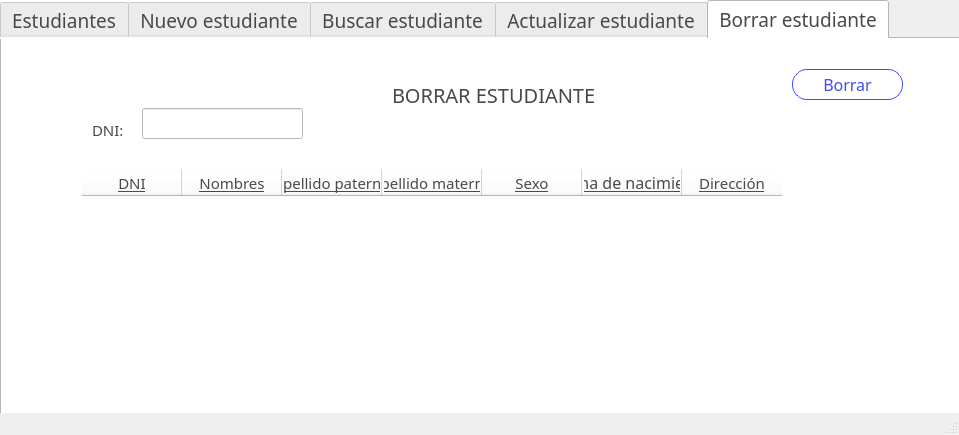
<?xml version="1.0" encoding="UTF-8"?>
<ui version="4.0">
 <class>MainWindow</class>
 <widget class="QMainWindow" name="MainWindow">
  <property name="geometry">
   <rect>
    <x>0</x>
    <y>0</y>
    <width>959</width>
    <height>435</height>
   </rect>
  </property>
  <property name="windowTitle">
   <string>Estudiante</string>
  </property>
  <property name="styleSheet">
   <string notr="true"/>
  </property>
  <widget class="QWidget" name="centralwidget">
   <widget class="QTabWidget" name="pantalla">
    <property name="geometry">
     <rect>
      <x>0</x>
      <y>0</y>
      <width>961</width>
      <height>431</height>
     </rect>
    </property>
    <property name="minimumSize">
     <size>
      <width>681</width>
      <height>400</height>
     </size>
    </property>
    <property name="font">
     <font>
      <family>Product Sans</family>
      <pointsize>14</pointsize>
      <weight>50</weight>
      <italic>false</italic>
      <bold>false</bold>
      <underline>false</underline>
      <strikeout>false</strikeout>
      <kerning>true</kerning>
     </font>
    </property>
    <property name="mouseTracking">
     <bool>false</bool>
    </property>
    <property name="styleSheet">
     <string notr="true">background-color: rgb(255, 255, 255);
color: #494949;</string>
    </property>
    <property name="currentIndex">
     <number>4</number>
    </property>
    <property name="iconSize">
     <size>
      <width>20</width>
      <height>20</height>
     </size>
    </property>
    <widget class="QWidget" name="tab_5">
     <attribute name="icon">
      <iconset>
       <normaloff>img/google-5.svg</normaloff>img/google-5.svg</iconset>
     </attribute>
     <attribute name="title">
      <string>Estudiantes</string>
     </attribute>
     <widget class="QPushButton" name="bt_refrescar">
      <property name="geometry">
       <rect>
        <x>790</x>
        <y>30</y>
        <width>111</width>
        <height>31</height>
       </rect>
      </property>
      <property name="font">
       <font>
        <family>Product Sans</family>
        <pointsize>12</pointsize>
        <weight>50</weight>
        <italic>false</italic>
        <bold>false</bold>
        <strikeout>false</strikeout>
       </font>
      </property>
      <property name="styleSheet">
       <string notr="true">QPushButton{
	background-color:transparent;
	color:#404eed;
	border: 1px solid #404eed;
	border-radius: 15px;
}

QPushButton:hover {
	background-color: rgba(64,78,237,0.05);
}</string>
      </property>
      <property name="text">
       <string>Actualizar</string>
      </property>
      <property name="autoExclusive">
       <bool>false</bool>
      </property>
      <property name="default">
       <bool>false</bool>
      </property>
     </widget>
     <widget class="QTableWidget" name="tabla_productos">
      <property name="geometry">
       <rect>
        <x>80</x>
        <y>130</y>
        <width>931</width>
        <height>271</height>
       </rect>
      </property>
      <property name="font">
       <font>
        <family>Product Sans</family>
        <pointsize>11</pointsize>
        <kerning>true</kerning>
       </font>
      </property>
      <property name="styleSheet">
       <string notr="true">border: none;</string>
      </property>
      <property name="lineWidth">
       <number>1</number>
      </property>
      <column>
       <property name="text">
        <string>DNI</string>
       </property>
       <property name="font">
        <font>
         <family>Product Sans</family>
         <pointsize>11</pointsize>
         <underline>true</underline>
        </font>
       </property>
      </column>
      <column>
       <property name="text">
        <string>Nombres</string>
       </property>
       <property name="font">
        <font>
         <family>Product Sans</family>
         <pointsize>11</pointsize>
         <weight>50</weight>
         <bold>false</bold>
         <underline>true</underline>
         <kerning>true</kerning>
        </font>
       </property>
      </column>
      <column>
       <property name="text">
        <string>Apellido paterno</string>
       </property>
       <property name="font">
        <font>
         <family>Product Sans</family>
         <pointsize>11</pointsize>
         <underline>true</underline>
        </font>
       </property>
      </column>
      <column>
       <property name="text">
        <string>Apellido materno</string>
       </property>
       <property name="font">
        <font>
         <family>Product Sans</family>
         <pointsize>11</pointsize>
         <underline>true</underline>
        </font>
       </property>
      </column>
      <column>
       <property name="text">
        <string>Sexo</string>
       </property>
       <property name="font">
        <font>
         <family>Product Sans</family>
         <pointsize>11</pointsize>
         <underline>true</underline>
        </font>
       </property>
      </column>
      <column>
       <property name="text">
        <string>Fecha de nacimiento</string>
       </property>
       <property name="font">
        <font>
         <family>Product Sans</family>
         <pointsize>12</pointsize>
         <underline>true</underline>
        </font>
       </property>
      </column>
      <column>
       <property name="text">
        <string>Dirección</string>
       </property>
       <property name="font">
        <font>
         <family>Product Sans</family>
         <pointsize>11</pointsize>
         <underline>true</underline>
        </font>
       </property>
      </column>
     </widget>
     <widget class="QLabel" name="label_19">
      <property name="geometry">
       <rect>
        <x>380</x>
        <y>40</y>
        <width>221</width>
        <height>31</height>
       </rect>
      </property>
      <property name="font">
       <font>
        <family>Product Sans</family>
        <pointsize>15</pointsize>
        <weight>50</weight>
        <bold>false</bold>
       </font>
      </property>
      <property name="text">
       <string>LISTA DE ESTUDIANTES</string>
      </property>
     </widget>
    </widget>
    <widget class="QWidget" name="tab_2">
     <attribute name="icon">
      <iconset>
       <normaloff>img/google-2.svg</normaloff>img/google-2.svg</iconset>
     </attribute>
     <attribute name="title">
      <string>Nuevo estudiante</string>
     </attribute>
     <widget class="QLineEdit" name="lneDireccion">
      <property name="geometry">
       <rect>
        <x>200</x>
        <y>290</y>
        <width>221</width>
        <height>31</height>
       </rect>
      </property>
      <property name="font">
       <font>
        <family>Product Sans</family>
        <pointsize>11</pointsize>
       </font>
      </property>
     </widget>
     <widget class="QLineEdit" name="codigoA">
      <property name="geometry">
       <rect>
        <x>200</x>
        <y>110</y>
        <width>221</width>
        <height>31</height>
       </rect>
      </property>
      <property name="font">
       <font>
        <family>Product Sans</family>
        <pointsize>11</pointsize>
       </font>
      </property>
     </widget>
     <widget class="QLineEdit" name="nombreA">
      <property name="geometry">
       <rect>
        <x>630</x>
        <y>110</y>
        <width>221</width>
        <height>31</height>
       </rect>
      </property>
      <property name="font">
       <font>
        <family>Product Sans</family>
        <pointsize>11</pointsize>
       </font>
      </property>
     </widget>
     <widget class="QLineEdit" name="modeloA">
      <property name="geometry">
       <rect>
        <x>200</x>
        <y>170</y>
        <width>221</width>
        <height>31</height>
       </rect>
      </property>
      <property name="font">
       <font>
        <family>Product Sans</family>
        <pointsize>11</pointsize>
       </font>
      </property>
     </widget>
     <widget class="QLineEdit" name="precioA">
      <property name="geometry">
       <rect>
        <x>630</x>
        <y>170</y>
        <width>221</width>
        <height>31</height>
       </rect>
      </property>
      <property name="font">
       <font>
        <family>Product Sans</family>
        <pointsize>11</pointsize>
       </font>
      </property>
     </widget>
     <widget class="QLineEdit" name="cantidadA">
      <property name="geometry">
       <rect>
        <x>200</x>
        <y>230</y>
        <width>221</width>
        <height>31</height>
       </rect>
      </property>
      <property name="font">
       <font>
        <family>Product Sans</family>
        <pointsize>11</pointsize>
       </font>
      </property>
     </widget>
     <widget class="QLabel" name="label_2">
      <property name="geometry">
       <rect>
        <x>150</x>
        <y>120</y>
        <width>41</width>
        <height>21</height>
       </rect>
      </property>
      <property name="font">
       <font>
        <family>Product Sans</family>
        <pointsize>11</pointsize>
       </font>
      </property>
      <property name="text">
       <string>DNI:</string>
      </property>
     </widget>
     <widget class="QLabel" name="label_3">
      <property name="geometry">
       <rect>
        <x>70</x>
        <y>180</y>
        <width>121</width>
        <height>21</height>
       </rect>
      </property>
      <property name="font">
       <font>
        <family>Product Sans</family>
        <pointsize>11</pointsize>
       </font>
      </property>
      <property name="text">
       <string>Apellido paterno:</string>
      </property>
     </widget>
     <widget class="QLabel" name="label_5">
      <property name="geometry">
       <rect>
        <x>150</x>
        <y>240</y>
        <width>41</width>
        <height>21</height>
       </rect>
      </property>
      <property name="font">
       <font>
        <family>Product Sans</family>
        <pointsize>11</pointsize>
       </font>
      </property>
      <property name="text">
       <string>Sexo:</string>
      </property>
     </widget>
     <widget class="QLabel" name="label_14">
      <property name="geometry">
       <rect>
        <x>120</x>
        <y>300</y>
        <width>71</width>
        <height>21</height>
       </rect>
      </property>
      <property name="font">
       <font>
        <family>Product Sans</family>
        <pointsize>11</pointsize>
       </font>
      </property>
      <property name="text">
       <string>Dirección:</string>
      </property>
     </widget>
     <widget class="QLabel" name="label_16">
      <property name="geometry">
       <rect>
        <x>500</x>
        <y>180</y>
        <width>121</width>
        <height>21</height>
       </rect>
      </property>
      <property name="font">
       <font>
        <family>Product Sans</family>
        <pointsize>11</pointsize>
       </font>
      </property>
      <property name="text">
       <string>Apellido materno:</string>
      </property>
     </widget>
     <widget class="QLabel" name="label_6">
      <property name="geometry">
       <rect>
        <x>540</x>
        <y>120</y>
        <width>81</width>
        <height>21</height>
       </rect>
      </property>
      <property name="font">
       <font>
        <family>Product Sans</family>
        <pointsize>11</pointsize>
       </font>
      </property>
      <property name="text">
       <string>Nombre(s):</string>
      </property>
     </widget>
     <widget class="QLabel" name="label_17">
      <property name="geometry">
       <rect>
        <x>480</x>
        <y>240</y>
        <width>151</width>
        <height>21</height>
       </rect>
      </property>
      <property name="font">
       <font>
        <family>Product Sans</family>
        <pointsize>11</pointsize>
       </font>
      </property>
      <property name="text">
       <string>Fecha de nacimiento:</string>
      </property>
     </widget>
     <widget class="QPushButton" name="bt_agregar">
      <property name="geometry">
       <rect>
        <x>700</x>
        <y>310</y>
        <width>111</width>
        <height>31</height>
       </rect>
      </property>
      <property name="font">
       <font>
        <family>Product Sans</family>
        <pointsize>12</pointsize>
        <weight>50</weight>
        <italic>false</italic>
        <bold>false</bold>
        <strikeout>false</strikeout>
       </font>
      </property>
      <property name="styleSheet">
       <string notr="true">QPushButton{
	background-color:transparent;
	color:#404eed;
	border: 1px solid #404eed;
	border-radius: 15px;
}

QPushButton:hover {
	background-color: rgba(64,78,237,0.05);
}</string>
      </property>
      <property name="text">
       <string>Registrar</string>
      </property>
      <property name="autoExclusive">
       <bool>false</bool>
      </property>
      <property name="default">
       <bool>false</bool>
      </property>
     </widget>
     <widget class="QLabel" name="label_4">
      <property name="geometry">
       <rect>
        <x>380</x>
        <y>40</y>
        <width>221</width>
        <height>31</height>
       </rect>
      </property>
      <property name="font">
       <font>
        <family>Product Sans</family>
        <pointsize>15</pointsize>
        <weight>50</weight>
        <bold>false</bold>
       </font>
      </property>
      <property name="text">
       <string>REGISTRAR ESTUDIANTE</string>
      </property>
     </widget>
     <widget class="QDateEdit" name="lneFechaNacimiento">
      <property name="geometry">
       <rect>
        <x>630</x>
        <y>230</y>
        <width>221</width>
        <height>31</height>
       </rect>
      </property>
      <property name="font">
       <font>
        <family>Product Sans</family>
        <pointsize>11</pointsize>
       </font>
      </property>
     </widget>
    </widget>
    <widget class="QWidget" name="tab">
     <attribute name="icon">
      <iconset>
       <normaloff>img/google-4.svg</normaloff>img/google-4.svg</iconset>
     </attribute>
     <attribute name="title">
      <string>Buscar estudiante</string>
     </attribute>
     <widget class="QLineEdit" name="codigoB">
      <property name="geometry">
       <rect>
        <x>140</x>
        <y>60</y>
        <width>161</width>
        <height>31</height>
       </rect>
      </property>
      <property name="font">
       <font>
        <family>Product Sans</family>
        <pointsize>11</pointsize>
       </font>
      </property>
      <property name="text">
       <string/>
      </property>
     </widget>
     <widget class="QLabel" name="label_15">
      <property name="geometry">
       <rect>
        <x>390</x>
        <y>40</y>
        <width>221</width>
        <height>31</height>
       </rect>
      </property>
      <property name="font">
       <font>
        <family>Product Sans</family>
        <pointsize>15</pointsize>
        <weight>50</weight>
        <bold>false</bold>
       </font>
      </property>
      <property name="text">
       <string>BUSCAR ESTUDIANTE</string>
      </property>
     </widget>
     <widget class="QLabel" name="label_18">
      <property name="geometry">
       <rect>
        <x>90</x>
        <y>70</y>
        <width>41</width>
        <height>21</height>
       </rect>
      </property>
      <property name="font">
       <font>
        <family>Product Sans</family>
        <pointsize>11</pointsize>
       </font>
      </property>
      <property name="text">
       <string>DNI:</string>
      </property>
     </widget>
     <widget class="QPushButton" name="bt_buscar">
      <property name="geometry">
       <rect>
        <x>790</x>
        <y>30</y>
        <width>111</width>
        <height>31</height>
       </rect>
      </property>
      <property name="font">
       <font>
        <family>Product Sans</family>
        <pointsize>12</pointsize>
        <weight>50</weight>
        <italic>false</italic>
        <bold>false</bold>
        <strikeout>false</strikeout>
       </font>
      </property>
      <property name="styleSheet">
       <string notr="true">QPushButton{
	background-color:transparent;
	color:#404eed;
	border: 1px solid #404eed;
	border-radius: 15px;
}

QPushButton:hover {
	background-color: rgba(64,78,237,0.05);
}</string>
      </property>
      <property name="text">
       <string>Buscar</string>
      </property>
      <property name="autoExclusive">
       <bool>false</bool>
      </property>
      <property name="default">
       <bool>false</bool>
      </property>
     </widget>
     <widget class="QTableWidget" name="tabla_buscar">
      <property name="geometry">
       <rect>
        <x>80</x>
        <y>130</y>
        <width>931</width>
        <height>271</height>
       </rect>
      </property>
      <property name="font">
       <font>
        <family>Product Sans</family>
        <pointsize>11</pointsize>
        <kerning>true</kerning>
       </font>
      </property>
      <property name="styleSheet">
       <string notr="true">border: none;</string>
      </property>
      <property name="lineWidth">
       <number>1</number>
      </property>
      <column>
       <property name="text">
        <string>DNI</string>
       </property>
       <property name="font">
        <font>
         <family>Product Sans</family>
         <pointsize>11</pointsize>
         <underline>true</underline>
        </font>
       </property>
      </column>
      <column>
       <property name="text">
        <string>Nombres</string>
       </property>
       <property name="font">
        <font>
         <family>Product Sans</family>
         <pointsize>11</pointsize>
         <weight>50</weight>
         <bold>false</bold>
         <underline>true</underline>
         <kerning>true</kerning>
        </font>
       </property>
      </column>
      <column>
       <property name="text">
        <string>Apellido paterno</string>
       </property>
       <property name="font">
        <font>
         <family>Product Sans</family>
         <pointsize>11</pointsize>
         <underline>true</underline>
        </font>
       </property>
      </column>
      <column>
       <property name="text">
        <string>Apellido materno</string>
       </property>
       <property name="font">
        <font>
         <family>Product Sans</family>
         <pointsize>11</pointsize>
         <underline>true</underline>
        </font>
       </property>
      </column>
      <column>
       <property name="text">
        <string>Sexo</string>
       </property>
       <property name="font">
        <font>
         <family>Product Sans</family>
         <pointsize>11</pointsize>
         <underline>true</underline>
        </font>
       </property>
      </column>
      <column>
       <property name="text">
        <string>Fecha de nacimiento</string>
       </property>
       <property name="font">
        <font>
         <family>Product Sans</family>
         <pointsize>12</pointsize>
         <underline>true</underline>
        </font>
       </property>
      </column>
      <column>
       <property name="text">
        <string>Dirección</string>
       </property>
       <property name="font">
        <font>
         <family>Product Sans</family>
         <pointsize>11</pointsize>
         <underline>true</underline>
        </font>
       </property>
      </column>
     </widget>
    </widget>
    <widget class="QWidget" name="tab_3">
     <attribute name="icon">
      <iconset>
       <normaloff>img/bancos-3.svg</normaloff>img/bancos-3.svg</iconset>
     </attribute>
     <attribute name="title">
      <string>Actualizar estudiante</string>
     </attribute>
     <widget class="QLineEdit" name="id_producto">
      <property name="geometry">
       <rect>
        <x>140</x>
        <y>60</y>
        <width>161</width>
        <height>31</height>
       </rect>
      </property>
     </widget>
     <widget class="QPushButton" name="bt_actualizar">
      <property name="geometry">
       <rect>
        <x>790</x>
        <y>30</y>
        <width>111</width>
        <height>31</height>
       </rect>
      </property>
      <property name="font">
       <font>
        <family>Product Sans</family>
        <pointsize>12</pointsize>
        <weight>50</weight>
        <italic>false</italic>
        <bold>false</bold>
        <strikeout>false</strikeout>
       </font>
      </property>
      <property name="styleSheet">
       <string notr="true">QPushButton{
	background-color:transparent;
	color:#404eed;
	border: 1px solid #404eed;
	border-radius: 15px;
}

QPushButton:hover {
	background-color: rgba(64,78,237,0.05);
}</string>
      </property>
      <property name="text">
       <string>Actualizar</string>
      </property>
      <property name="autoExclusive">
       <bool>false</bool>
      </property>
      <property name="default">
       <bool>false</bool>
      </property>
     </widget>
     <widget class="QLabel" name="label_22">
      <property name="geometry">
       <rect>
        <x>90</x>
        <y>70</y>
        <width>41</width>
        <height>21</height>
       </rect>
      </property>
      <property name="font">
       <font>
        <family>Product Sans</family>
        <pointsize>11</pointsize>
       </font>
      </property>
      <property name="text">
       <string>DNI:</string>
      </property>
     </widget>
     <widget class="QLabel" name="label_12">
      <property name="geometry">
       <rect>
        <x>150</x>
        <y>120</y>
        <width>41</width>
        <height>21</height>
       </rect>
      </property>
      <property name="font">
       <font>
        <family>Product Sans</family>
        <pointsize>11</pointsize>
       </font>
      </property>
      <property name="text">
       <string>DNI:</string>
      </property>
     </widget>
     <widget class="QLineEdit" name="codigo_actualizar">
      <property name="geometry">
       <rect>
        <x>200</x>
        <y>110</y>
        <width>221</width>
        <height>31</height>
       </rect>
      </property>
      <property name="font">
       <font>
        <family>Product Sans</family>
        <pointsize>11</pointsize>
       </font>
      </property>
     </widget>
     <widget class="QLabel" name="label_13">
      <property name="geometry">
       <rect>
        <x>70</x>
        <y>180</y>
        <width>121</width>
        <height>21</height>
       </rect>
      </property>
      <property name="font">
       <font>
        <family>Product Sans</family>
        <pointsize>11</pointsize>
       </font>
      </property>
      <property name="text">
       <string>Apellido paterno:</string>
      </property>
     </widget>
     <widget class="QLineEdit" name="modelo_actualizar">
      <property name="geometry">
       <rect>
        <x>200</x>
        <y>170</y>
        <width>221</width>
        <height>31</height>
       </rect>
      </property>
      <property name="font">
       <font>
        <family>Product Sans</family>
        <pointsize>11</pointsize>
       </font>
      </property>
     </widget>
     <widget class="QLineEdit" name="cantidad_actualizar">
      <property name="geometry">
       <rect>
        <x>200</x>
        <y>230</y>
        <width>221</width>
        <height>31</height>
       </rect>
      </property>
      <property name="font">
       <font>
        <family>Product Sans</family>
        <pointsize>11</pointsize>
       </font>
      </property>
     </widget>
     <widget class="QLineEdit" name="lneDireccion_Update">
      <property name="geometry">
       <rect>
        <x>200</x>
        <y>290</y>
        <width>221</width>
        <height>31</height>
       </rect>
      </property>
      <property name="font">
       <font>
        <family>Product Sans</family>
        <pointsize>11</pointsize>
       </font>
      </property>
     </widget>
     <widget class="QLabel" name="label_23">
      <property name="geometry">
       <rect>
        <x>150</x>
        <y>240</y>
        <width>41</width>
        <height>21</height>
       </rect>
      </property>
      <property name="font">
       <font>
        <family>Product Sans</family>
        <pointsize>11</pointsize>
       </font>
      </property>
      <property name="text">
       <string>Sexo:</string>
      </property>
     </widget>
     <widget class="QLabel" name="label_24">
      <property name="geometry">
       <rect>
        <x>120</x>
        <y>300</y>
        <width>71</width>
        <height>21</height>
       </rect>
      </property>
      <property name="font">
       <font>
        <family>Product Sans</family>
        <pointsize>11</pointsize>
       </font>
      </property>
      <property name="text">
       <string>Dirección:</string>
      </property>
     </widget>
     <widget class="QLineEdit" name="nombre_actualizar">
      <property name="geometry">
       <rect>
        <x>630</x>
        <y>110</y>
        <width>221</width>
        <height>31</height>
       </rect>
      </property>
      <property name="font">
       <font>
        <family>Product Sans</family>
        <pointsize>11</pointsize>
       </font>
      </property>
     </widget>
     <widget class="QLabel" name="label_7">
      <property name="geometry">
       <rect>
        <x>540</x>
        <y>120</y>
        <width>81</width>
        <height>21</height>
       </rect>
      </property>
      <property name="font">
       <font>
        <family>Product Sans</family>
        <pointsize>11</pointsize>
       </font>
      </property>
      <property name="text">
       <string>Nombre(s):</string>
      </property>
     </widget>
     <widget class="QLabel" name="label_25">
      <property name="geometry">
       <rect>
        <x>500</x>
        <y>180</y>
        <width>121</width>
        <height>21</height>
       </rect>
      </property>
      <property name="font">
       <font>
        <family>Product Sans</family>
        <pointsize>11</pointsize>
       </font>
      </property>
      <property name="text">
       <string>Apellido materno:</string>
      </property>
     </widget>
     <widget class="QLineEdit" name="precio_actualizar">
      <property name="geometry">
       <rect>
        <x>630</x>
        <y>170</y>
        <width>221</width>
        <height>31</height>
       </rect>
      </property>
      <property name="font">
       <font>
        <family>Product Sans</family>
        <pointsize>11</pointsize>
       </font>
      </property>
     </widget>
     <widget class="QLabel" name="label_26">
      <property name="geometry">
       <rect>
        <x>480</x>
        <y>240</y>
        <width>151</width>
        <height>21</height>
       </rect>
      </property>
      <property name="font">
       <font>
        <family>Product Sans</family>
        <pointsize>11</pointsize>
       </font>
      </property>
      <property name="text">
       <string>Fecha de nacimiento:</string>
      </property>
     </widget>
     <widget class="QLineEdit" name="lneFechaNacimiento_Update">
      <property name="geometry">
       <rect>
        <x>630</x>
        <y>230</y>
        <width>221</width>
        <height>31</height>
       </rect>
      </property>
      <property name="font">
       <font>
        <family>Product Sans</family>
        <pointsize>11</pointsize>
       </font>
      </property>
     </widget>
     <widget class="QLabel" name="label_27">
      <property name="geometry">
       <rect>
        <x>380</x>
        <y>40</y>
        <width>241</width>
        <height>31</height>
       </rect>
      </property>
      <property name="font">
       <font>
        <family>Product Sans</family>
        <pointsize>15</pointsize>
        <weight>50</weight>
        <bold>false</bold>
       </font>
      </property>
      <property name="text">
       <string>ACTUALIZAR ESTUDIANTE</string>
      </property>
     </widget>
     <widget class="QLabel" name="id_buscar">
      <property name="geometry">
       <rect>
        <x>140</x>
        <y>30</y>
        <width>101</width>
        <height>21</height>
       </rect>
      </property>
      <property name="font">
       <font>
        <family>Product Sans</family>
        <pointsize>11</pointsize>
       </font>
      </property>
      <property name="text">
       <string/>
      </property>
     </widget>
    </widget>
    <widget class="QWidget" name="tab_4">
     <attribute name="icon">
      <iconset>
       <normaloff>img/bancos-2.svg</normaloff>img/bancos-2.svg</iconset>
     </attribute>
     <attribute name="title">
      <string>Borrar estudiante</string>
     </attribute>
     <widget class="QLineEdit" name="codigo_borrar">
      <property name="geometry">
       <rect>
        <x>140</x>
        <y>69</y>
        <width>161</width>
        <height>31</height>
       </rect>
      </property>
      <property name="text">
       <string/>
      </property>
     </widget>
     <widget class="QPushButton" name="bt_borrar">
      <property name="geometry">
       <rect>
        <x>790</x>
        <y>30</y>
        <width>111</width>
        <height>31</height>
       </rect>
      </property>
      <property name="font">
       <font>
        <family>Product Sans</family>
        <pointsize>12</pointsize>
        <weight>50</weight>
        <italic>false</italic>
        <bold>false</bold>
        <strikeout>false</strikeout>
       </font>
      </property>
      <property name="styleSheet">
       <string notr="true">QPushButton{
	background-color:transparent;
	color:#404eed;
	border: 1px solid #404eed;
	border-radius: 15px;
}

QPushButton:hover {
	background-color: rgba(64,78,237,0.05);
}</string>
      </property>
      <property name="text">
       <string>Borrar</string>
      </property>
      <property name="autoExclusive">
       <bool>false</bool>
      </property>
      <property name="default">
       <bool>false</bool>
      </property>
     </widget>
     <widget class="QLabel" name="label_20">
      <property name="geometry">
       <rect>
        <x>90</x>
        <y>80</y>
        <width>41</width>
        <height>21</height>
       </rect>
      </property>
      <property name="font">
       <font>
        <family>Product Sans</family>
        <pointsize>11</pointsize>
       </font>
      </property>
      <property name="text">
       <string>DNI:</string>
      </property>
     </widget>
     <widget class="QTableWidget" name="tabla_borrar">
      <property name="geometry">
       <rect>
        <x>80</x>
        <y>130</y>
        <width>931</width>
        <height>271</height>
       </rect>
      </property>
      <property name="font">
       <font>
        <family>Product Sans</family>
        <pointsize>11</pointsize>
        <kerning>true</kerning>
       </font>
      </property>
      <property name="styleSheet">
       <string notr="true">border: none;</string>
      </property>
      <property name="lineWidth">
       <number>1</number>
      </property>
      <column>
       <property name="text">
        <string>DNI</string>
       </property>
       <property name="font">
        <font>
         <family>Product Sans</family>
         <pointsize>11</pointsize>
         <underline>true</underline>
        </font>
       </property>
      </column>
      <column>
       <property name="text">
        <string>Nombres</string>
       </property>
       <property name="font">
        <font>
         <family>Product Sans</family>
         <pointsize>11</pointsize>
         <weight>50</weight>
         <bold>false</bold>
         <underline>true</underline>
         <kerning>true</kerning>
        </font>
       </property>
      </column>
      <column>
       <property name="text">
        <string>Apellido paterno</string>
       </property>
       <property name="font">
        <font>
         <family>Product Sans</family>
         <pointsize>11</pointsize>
         <underline>true</underline>
        </font>
       </property>
      </column>
      <column>
       <property name="text">
        <string>Apellido materno</string>
       </property>
       <property name="font">
        <font>
         <family>Product Sans</family>
         <pointsize>11</pointsize>
         <underline>true</underline>
        </font>
       </property>
      </column>
      <column>
       <property name="text">
        <string>Sexo</string>
       </property>
       <property name="font">
        <font>
         <family>Product Sans</family>
         <pointsize>11</pointsize>
         <underline>true</underline>
        </font>
       </property>
      </column>
      <column>
       <property name="text">
        <string>Fecha de nacimiento</string>
       </property>
       <property name="font">
        <font>
         <family>Product Sans</family>
         <pointsize>12</pointsize>
         <underline>true</underline>
        </font>
       </property>
      </column>
      <column>
       <property name="text">
        <string>Dirección</string>
       </property>
       <property name="font">
        <font>
         <family>Product Sans</family>
         <pointsize>11</pointsize>
         <underline>true</underline>
        </font>
       </property>
      </column>
     </widget>
     <widget class="QLabel" name="label_21">
      <property name="geometry">
       <rect>
        <x>390</x>
        <y>40</y>
        <width>221</width>
        <height>31</height>
       </rect>
      </property>
      <property name="font">
       <font>
        <family>Product Sans</family>
        <pointsize>15</pointsize>
        <weight>50</weight>
        <bold>false</bold>
       </font>
      </property>
      <property name="text">
       <string>BORRAR ESTUDIANTE</string>
      </property>
     </widget>
     <widget class="QLabel" name="borrar_ok">
      <property name="geometry">
       <rect>
        <x>140</x>
        <y>40</y>
        <width>91</width>
        <height>21</height>
       </rect>
      </property>
      <property name="font">
       <font>
        <family>Product Sans</family>
        <pointsize>11</pointsize>
       </font>
      </property>
      <property name="text">
       <string/>
      </property>
     </widget>
    </widget>
   </widget>
  </widget>
  <widget class="QStatusBar" name="statusbar"/>
 </widget>
 <resources/>
 <connections/>
</ui>
